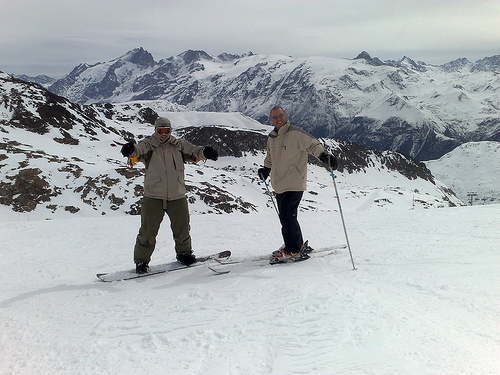
#> input picture imagenet_images/ILSVRC2012_val_00000002.JPEG, 500 x 375 px; its folder holds only this picture in this run
$ python q1_image_processing.py
#> lines starting #> are read from the running program, lines starting #| are printed output that depends on the picture; after the words box and inside, x2 and y2 are one past the last pixel; in counts of white or black regions, pixels touching at a corner belong together

import cv2
import numpy as np
import matplotlib.pyplot as plt
import os
import random

def draw_rectangle_manual(img, top_left, bottom_right, color, thickness=2):
    """
    Draw a rectangle manually using NumPy slicing.
    """
    x1, y1 = top_left
    x2, y2 = bottom_right
    h, w, c = img.shape

    # Clip coordinates
    x1 = max(0, min(x1, w-1))
    y1 = max(0, min(y1, h-1))
    x2 = max(0, min(x2, w-1))
    y2 = max(0, min(y2, h-1))

    # Top line
    img[y1:y1+thickness, x1:x2] = color
    # Bottom line
    img[y2-thickness:y2, x1:x2] = color
    # Left line
    img[y1:y2, x1:x1+thickness] = color
    # Right line
    img[y1:y2, x2-thickness:x2] = color

    return img

def draw_circle_manual(img, center, radius, color):
    """
    Draw a filled circle manually.
    """
    cx, cy = center
    h, w, c = img.shape

    # Bounding box of circle
    y_min = max(0, cy - radius)
    y_max = min(h, cy + radius + 1)
    x_min = max(0, cx - radius)
    x_max = min(w, cx + radius + 1)

    for y in range(y_min, y_max):
        for x in range(x_min, x_max):
            if (x - cx)**2 + (y - cy)**2 <= radius**2:
                img[y, x] = color
    return img

def main():
    # 1. Load an RGB image of any image format
    image_dir = 'imagenet_images'
    image_files = [f for f in os.listdir(image_dir) if f.lower().endswith(('.jpg', '.jpeg', '.png'))]

    if not image_files:
        print("No images found in imagenet_images directory.")
        return

    image_name = random.choice(image_files)
    image_path = os.path.join(image_dir, image_name)
    print(f"Processing image: {image_name}")

    img_bgr = cv2.imread(image_path)
#> img_bgr is the input picture: shape (375, 500, 3); mean B, G, R 178.2, 175.6, 170.1
    if img_bgr is None:
        print(f"Failed to load image: {image_path}")
        return

    # Manual BGR to RGB conversion
    img_rgb = img_bgr[:, :, ::-1].copy()

    # Resize using OpenCV (Explicitly instructed by Assignment Q1)
    img_resized_rgb = cv2.resize(img_rgb, (256, 256))

    # Manual grayscale conversion
    R = img_resized_rgb[:, :, 0].astype(np.float32)
    G = img_resized_rgb[:, :, 1].astype(np.float32)
    B = img_resized_rgb[:, :, 2].astype(np.float32)
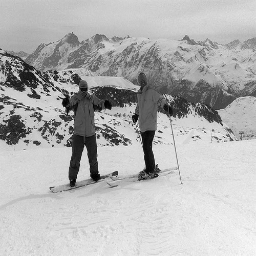
#> B: shape (256, 256) float32; min 1, max 251, mean 178.1
    img_resized_gray = (0.299 * R + 0.587 * G + 0.114 * B).astype(np.uint8)

    # 2. Display
    plt.figure(figsize=(10, 5))
    plt.subplot(1, 2, 1)
    plt.imshow(img_resized_rgb)
    plt.title('Resized RGB (256x256)')
    plt.axis('off')

    plt.subplot(1, 2, 2)
    plt.imshow(img_resized_gray, cmap='gray')
    plt.title('Resized Gray (256x256)')
    plt.axis('off')
    plt.suptitle("Task 1 & 2: RGB and Gray Side-by-Side")
    plt.show()
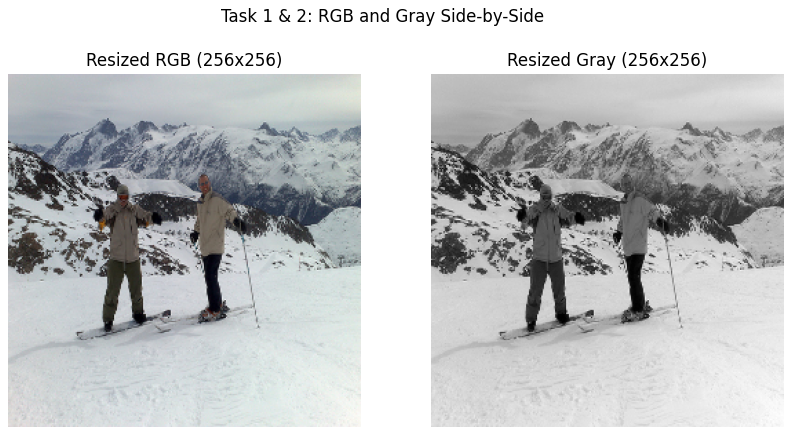
#> figure drawn by matplotlib, 2 panels

    # 3. Save Gray image
    output_name = os.path.splitext(image_name)[0] + '.JPG'
    cv2.imwrite(output_name, img_resized_gray)
    print(f"Saved gray image to {output_name}")

    # 4. Manual Flip
    img_flip_h = img_resized_rgb[:, ::-1, :]
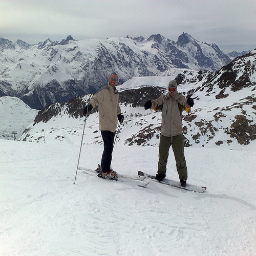
#> img_flip_h: shape (256, 256, 3); mean R, G, B 169.9, 175.4, 178.1
    img_flip_v = img_resized_rgb[::-1, :, :]
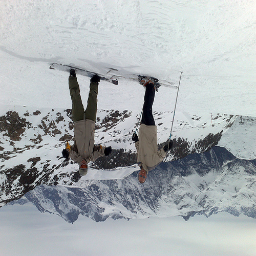
#> img_flip_v: shape (256, 256, 3); mean R, G, B 169.9, 175.4, 178.1

    plt.figure(figsize=(15, 5))
    plt.subplot(1, 3, 1)
    plt.imshow(img_resized_rgb)
    plt.title('Original RGB')
    plt.axis('off')

    plt.subplot(1, 3, 2)
    plt.imshow(img_flip_h)
    plt.title('Flipped Horizontally')
    plt.axis('off')

    plt.subplot(1, 3, 3)
    plt.imshow(img_flip_v)
    plt.title('Flipped Vertically')
    plt.axis('off')
    plt.suptitle("Task 4: Horizontal and Vertical Flip")
    plt.show()

    # 5. Random Crops
    h, w, _ = img_resized_rgb.shape
#> h = 256; w = 256
    crop_h, crop_w = 128, 128

    max_x = w - crop_w
#> max_x = 128
    max_y = h - crop_h
#> max_y = 128

    start_x = random.randint(0, max_x)
#> start_x = 107
    start_y = random.randint(0, max_y)
#> start_y = 10

    crop_img = img_resized_rgb[start_y:start_y+crop_h, start_x:start_x+crop_w]
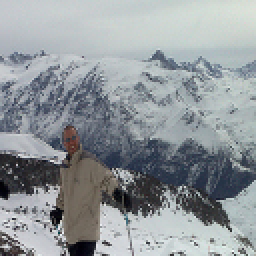
#> crop_img: shape (128, 128, 3) (shown 2 times larger); mean R, G, B 144.8, 150.5, 154.3

    # Rescale to 256x256 (Using cv2.resize as per Q1 instruction context or just consistent resize)
    # The prompt says "Perform random crops ... and rescale it". Doesn't specify method.
    # To be safe and consistent with Q1 "using OpenCV" resize, we can use cv2.resize.
    rescaled_crop = cv2.resize(crop_img, (256, 256))
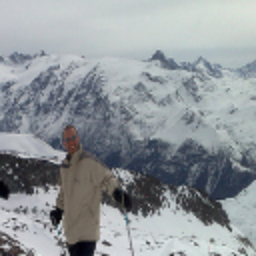
#> rescaled_crop: shape (256, 256, 3); mean R, G, B 144.8, 150.5, 154.2

    # Display center point and rectangle manually
    img_with_rect = img_resized_rgb.copy()

    center_x = start_x + crop_w // 2
#> center_x = 171
    center_y = start_y + crop_h // 2
#> center_y = 74

    # Manual Rectangle (Red)
    img_with_rect = draw_rectangle_manual(img_with_rect, (start_x, start_y),
                                        (start_x+crop_w, start_y+crop_h), (255, 0, 0), 2)
#> in draw_rectangle_manual, `img[y1:y2, x2-thickness:x2] = color`:
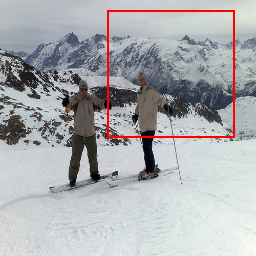
#> img: shape (256, 256, 3); mean R, G, B 171.4, 172.8, 175.5

    # Manual Center point (Green) - radius 3
    img_with_rect = draw_circle_manual(img_with_rect, (center_x, center_y), 3, (0, 255, 0))
#> after the loop in draw_circle_manual, `for y in range(y_min, y_max):`: img: shape (256, 256, 3); 0.04% of pixels changed, all inside (x1, y1, x2, y2) = (168, 71, 175, 78)

    plt.figure(figsize=(10, 5))
    plt.subplot(1, 2, 1)
    plt.imshow(img_with_rect)
    plt.title('RGB with Crop Rect')
    plt.axis('off')

    plt.subplot(1, 2, 2)
    plt.imshow(rescaled_crop)
    plt.title('Cropped & Rescaled')
    plt.axis('off')
    plt.suptitle("Task 5: Random Crop & Rescale")
    plt.show()

if __name__ == "__main__":
    main()

$ run again, on imagenet_images/ILSVRC2012_val_00005047.JPEG
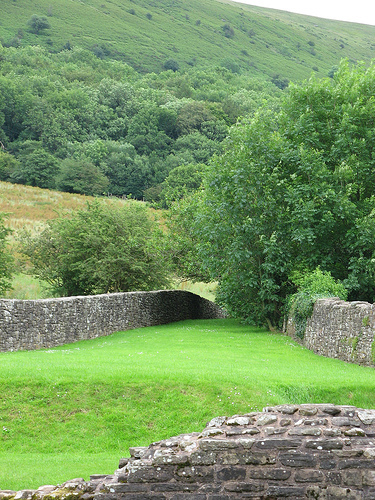
#> input picture imagenet_images/ILSVRC2012_val_00005047.JPEG, 375 x 500 px
#> in main, img_bgr is the input picture: shape (500, 375, 3); mean B, G, R 98.6, 150.3, 119.1
#> in main, `rescaled_crop = cv2.resize(crop_img, (256, 256))`:
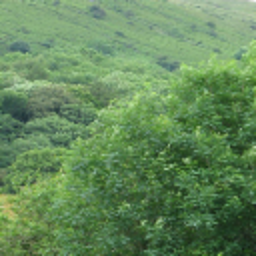
#> rescaled_crop: shape (256, 256, 3); mean R, G, B 100.7, 137.4, 91
#> in draw_rectangle_manual, `img[y1:y2, x2-thickness:x2] = color`:
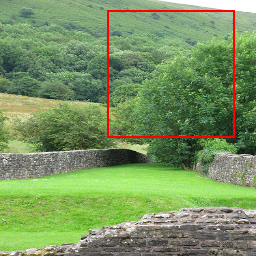
#> img: shape (256, 256, 3); mean R, G, B 121.2, 148.1, 97

$ run again, on imagenet_images/ILSVRC2012_val_00026446.JPEG
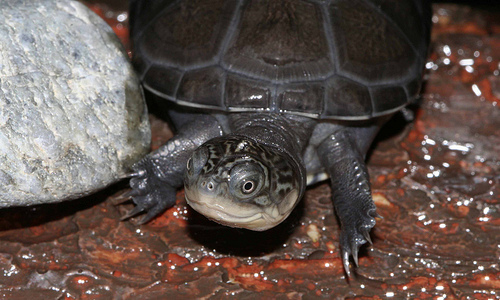
#> input picture imagenet_images/ILSVRC2012_val_00026446.JPEG, 500 x 300 px
#> in main, img_bgr is the input picture: shape (300, 500, 3); mean B, G, R 76.9, 82.7, 96.8
#> in main, `crop_img = img_resized_rgb[start_y:start_y+crop_h, start_x:start_x+cro..`:
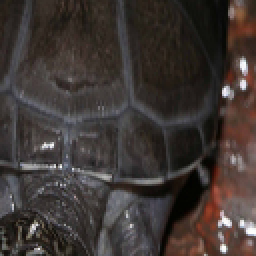
#> crop_img: shape (128, 128, 3) (shown 2 times larger); mean R, G, B 63.4, 55.5, 52.4
#> in draw_rectangle_manual, `img[y1:y2, x2-thickness:x2] = color`:
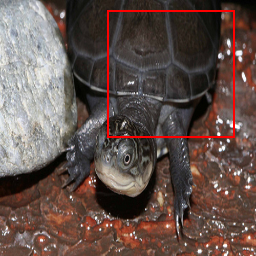
#> img: shape (256, 256, 3); mean R, G, B 99.6, 81.7, 76

$ run again, on imagenet_images/ILSVRC2012_val_00030991.JPEG
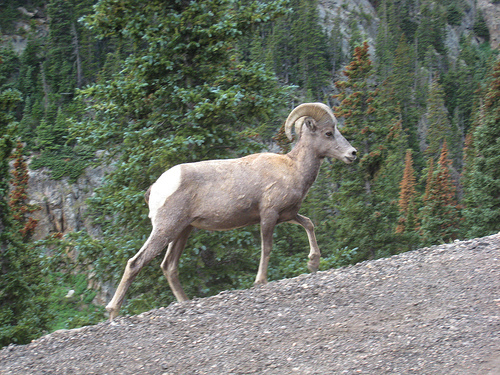
#> input picture imagenet_images/ILSVRC2012_val_00030991.JPEG, 500 x 375 px
#> in main, img_bgr is the input picture: shape (375, 500, 3); mean B, G, R 103.2, 115.4, 109.1
#> in draw_rectangle_manual, `img[y1:y2, x2-thickness:x2] = color`:
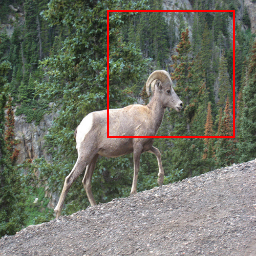
#> img: shape (256, 256, 3); mean R, G, B 111.4, 113.7, 101.7
